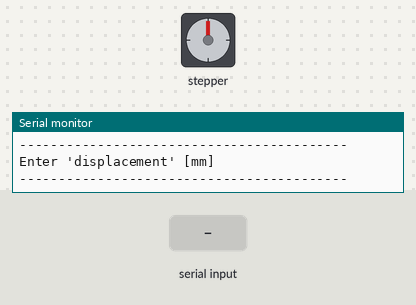
Simulated run of this sketch. Board: Arduino Uno, built with avr-gcc and run on an emulated ATmega328P. Shown: stepper motor, the last lines printed to the serial monitor. The test bench sets the inputs (shaded band). Stepper angles assume 200 steps per turn.

Above: at 1.2 s.
1.3 s: "90,45\n" received over Serial
At 1.7 s:
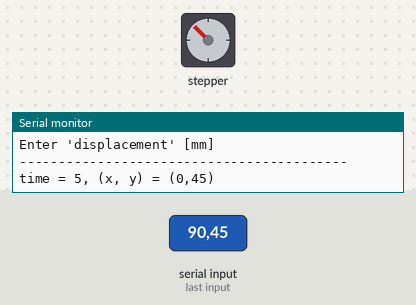
At 2.3 s:
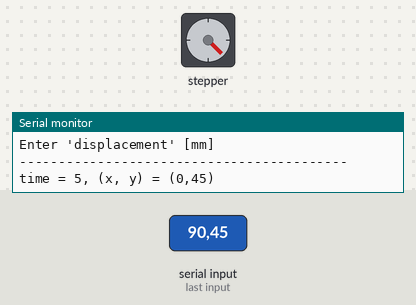
9.3 s: "30,150\n" received over Serial
At 9.7 s:
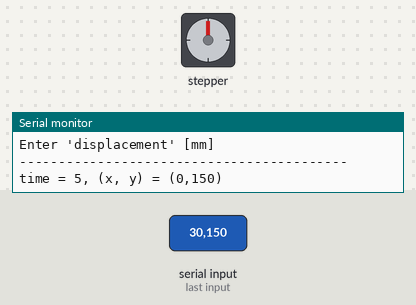
Timing chart, 0 to 21.3 s (numbered marks = the images above; inputs shaded):
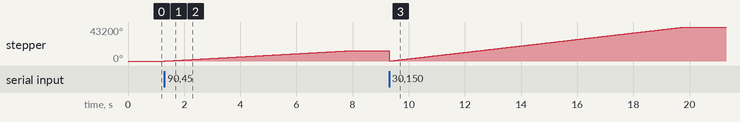

The sketch:

motionstage_1d_final.ino
```cpp
#include <AccelStepper.h>
#include <MultiStepper.h>

// Function: Print Position (Inline Function)
// Description: Print the Input Coordinate
// Input: x coordinate (int), y coordinate (int)
// Output: N/A
inline void printPosition(int t, int x, int y) {
    char msg[20];
    sprintf(msg, "time = %d, (x, y) = (%d,%d)", t, x/160, y/160);
    Serial.println(msg);
}

// Initialize the two steppers
const int xPulPin = 6;
const int xDirPin = 7;
const int yPulPin = 4;
const int yDirPin = 5;
AccelStepper xStepper(AccelStepper::DRIVER, xPulPin, xDirPin);
AccelStepper yStepper(AccelStepper::DRIVER, yPulPin, yDirPin);

// Create a MultiStepper Group
MultiStepper steppers;

// Record coordinate
long positions[2] = {0,0};

// Record Speed & Time
float speed = 0;
float mmspeed = 0;
float time = 0;
float curx = 0;
float cury = 0;
void setup() {
    // Initialize the Serial Port
    Serial.begin(9600);

    // Add the two steppers to the MultiStpper Group to manage
    steppers.addStepper(xStepper);
    steppers.addStepper(yStepper);

    Serial.println("------------------------------------------");
    Serial.println("Enter 'displacement' [mm]");
    Serial.println("------------------------------------------");
}

void loop() {
  while (Serial.available() > 0) {
    // Serial.println(cury);
    // Parse the user input coordinate
    // time = Serial.parseFloat();

    // positions[0] = round(Serial.parseFloat()*160);
    positions[0] = 0;
    positions[1] = round(Serial.parseFloat()*160);

    // Check the maximum distance
    int maxDist = abs(positions[1] - cury);

    // Compute the velocity by the designated time duration
    time = 5;
    speed = maxDist / time;
    // curx = positions[0];
    cury = positions[1];
    // Print the User Input
    printPosition(time, positions[0], positions[1]);

    // Configure each stepper
    xStepper.setMaxSpeed(round(speed));
    yStepper.setMaxSpeed(round(speed));
    // Set the destinations for the steppers
    // positions[0] *= -1; //change to pos if want to reverse xy directions
    steppers.moveTo(positions);
    // Blocks until all are in position
    steppers.runSpeedToPosition();
    while (Serial.available() > 0) Serial.read();
    // Delay to stablize
    delay(1000);
  }
}
```

Measured:
- after the input at 1.3 s, stepper: turns 12960° clockwise in 6.5 s, starting at once
- after the input at 9.3 s, stepper: turns 12959° counter-clockwise in 0.00 s, then 43199° clockwise in 10.5 s
